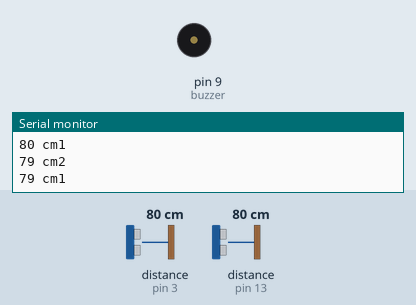
The sketch below on a simulated Arduino Uno, built with avr-gcc and run on an emulated ATmega328P. On the bench: buzzer (waves = sounding, pin HIGH), the last lines printed to the serial monitor. Wiring (inferred from the names in the program): 2 × ultrasonic range finder: trigger pin 2, echo pin 3 / trigger pin 12, echo pin 13. The inputs (shaded band) are chosen by the test bench; at power-on: distance to the obstacle (sensors on pin 3, pin 13) 80 cm. The echo pulse lasts 58.3 µs per cm; pins used as bus, display or sensor lines are not drawn.

Above: at 2.9 s.
3.0 s: distance to the obstacle (sensor on pin 3) set to 2 cm
At 3.8 s:
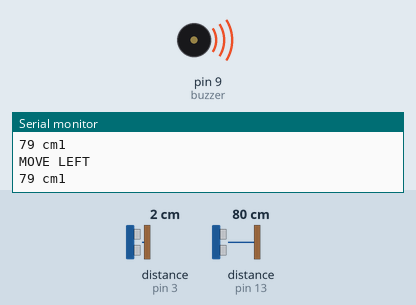
At 4.3 s:
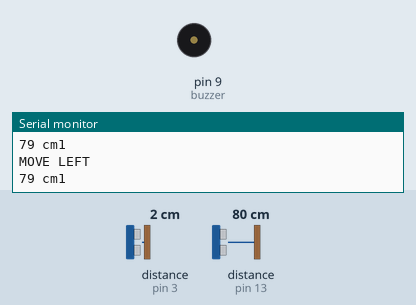
6.5 s: distance to the obstacle (sensor on pin 13) set to 2 cm
10.0 s: distance to the obstacle (sensor on pin 3) set to 60 cm
16.4 s: distance to the obstacle (sensor on pin 13) set to 250 cm
Timing chart, 0 to 22.3 s (numbered marks = the images above; inputs shaded):
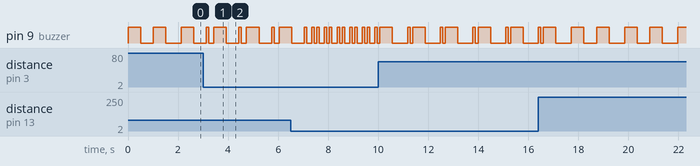

The sketch:

dual_ultra_sonic.ino
```cpp
#define trig1Pin 12
#define echo1Pin 13
#define trig2Pin 2
#define echo2Pin 3
#define buzzer 9
void setup()
{
 Serial.begin (9600);
 pinMode(trig1Pin, OUTPUT);
 pinMode(echo1Pin, INPUT);
 pinMode(trig2Pin, OUTPUT);
 pinMode(echo2Pin, INPUT);
 pinMode(buzzer, OUTPUT);
}
void loop()
{
 int duration1,duration2, distance1,distance2;

 digitalWrite(trig1Pin, HIGH);
 delayMicroseconds(1000);
 digitalWrite(trig1Pin, LOW);

 duration1 = pulseIn(echo1Pin, HIGH);
 distance1 = (duration1/2) / 29.1;
 if (distance1 >= 200)
 {
   Serial.println("LEFT WING CLEAR");

 }
 if (distance1 <= 50 )
 {
    Serial.println("MOVE RIGHT");
analogWrite(buzzer,255);
delay(100);
digitalWrite(buzzer,LOW);
delay(100);
 }
 else
 {
   Serial.print(distance1);
   Serial.println(" cm1");
analogWrite(buzzer,255);
delay(500);
digitalWrite(buzzer,LOW);
delay(500);
 }

 digitalWrite(trig2Pin, HIGH);
 delayMicroseconds(1000);
 digitalWrite(trig2Pin, LOW);

 duration2 = pulseIn(echo2Pin, HIGH);
 distance2 = (duration2/2) / 29.1;

 if (distance2 >= 200)
 {
   Serial.println("RIGHT WING CLEAR");
 }
 if (distance2 <= 50 )
 {
   Serial.println("MOVE LEFT");
analogWrite(buzzer,255);
delay(100);
digitalWrite(buzzer,LOW);
delay(100);
 }
 else
 {
   Serial.print(distance2);
   Serial.println(" cm2");
analogWrite(buzzer,255);
delay(500);
digitalWrite(buzzer,LOW);
delay(500);
 }
 delay(100);
}
```

Measured:
- by itself, pin 9 (buzzer): repeats every 1.3 s: LOW 0.60 s, HIGH 0.10 s, LOW 0.11 s, HIGH 0.50 s
